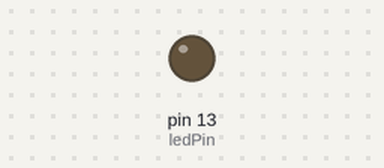
Recording of a sketch running on a simulated Arduino Uno, built with avr-gcc and run on an emulated ATmega328P. On the bench: output pins drawn as LEDs (lit = HIGH).

Above: at 1.9 s.
At 7.0 s:
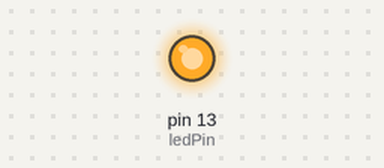
Timing chart, 0 to 16.6 s (numbered marks = the images above):
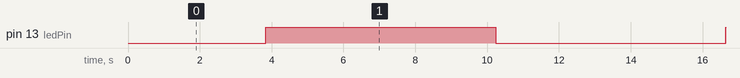

The sketch:

sketch_jan10a.ino
```cpp
/*
   Breath
   通过模拟输出PWM控制LED灯，改变其亮度，达到呼吸效果
*/

int ledPin = 13;

void setup ()
{
  pinMode(ledPin, OUTPUT);
}

void loop()
{
  for (int a = 0; a <= 255; a++)           //循环语句，控制PWM亮度的增加
  {
    analogWrite(ledPin, a);
    delay(30);                             //当前亮度级别维持的时间,单位毫秒
  }
  for (int a = 255; a >= 0; a--)        //循环语句，控制PWM亮度减小
  {
    analogWrite(ledPin, a);
    delay(20);                             //当前亮度的维持的时间,单位毫秒
  }

}
```

Measured:
- by itself, pin 13 (ledPin): alternates HIGH for 6.4 s and LOW for 6.4 s
